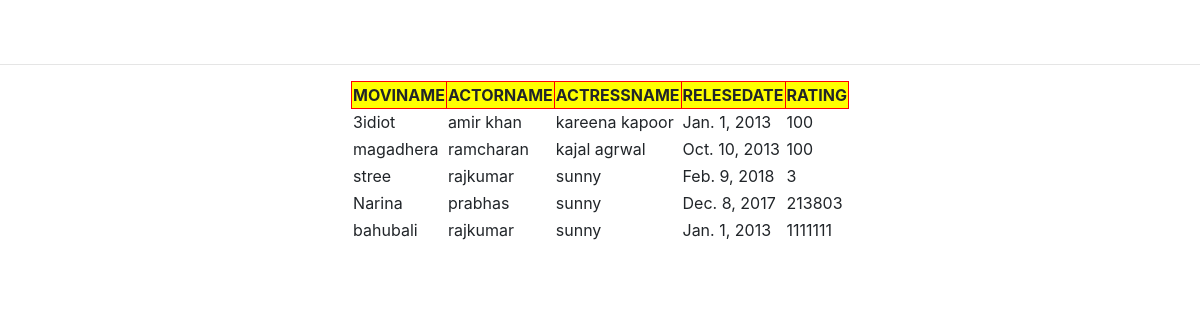
Page /list/ on the committed database.
### moviesApp/models.py (models this page shows)
class AddMoviesModel(models.Model):
    movieName=models.CharField(max_length=100)
    actorName=models.CharField(max_length=100)
    actressName=models.CharField(max_length=100)
    releaseDate=models.DateField()
    rating=models.IntegerField()

### moviesApp/views.py (the view)
# urls.py: url(r'^list/',views.listViews),
def listViews(request):
    list=AddMoviesModel.objects.all()
    return render(request,'moviesApp/list.html',{'list':list})

### templates/moviesApp/list.html (shortened to what this page needs)
<!DOCTYPE html>
{% load staticfiles%}
<html>
  <head>
    <link rel="stylesheet" href="https://stackpath.bootstrapcdn.com/bootstrap/4.1.3/css/bootstrap.min.css">
    <link rel="stylesheet" href="{% static "css/list.css"%}">
  </head>
  <body>
    <h1 align="center">MOVIES INFO  TABLE</h1>
    <hr>
    {% if list %}
    <div class="container" align="center">
    <table>
      <th>MOVINAME</th>
      <th>ACTORNAME</th>
      <th>ACTRESSNAME</th>
      <th>RELESEDATE</th>
      <th>RATING</th>
{% for movi in list %}
<tr>
  <td>{{movi.movieName}}</td>
  <td>{{movi.actorName}}</td>
  <td>{{movi.actressName}}</td>
  <td>{{movi.releaseDate}}</td>
  <td>{{movi.rating}}</td>
</tr>
{% endfor %}
{% else%}
<h1>sorry not movies table in database </h1>
    </table>
{% endif %}
</div>
  </body>
</html>

### static/css/list.css (style rules this page uses)
body { background: url("https://images.unsplash.com/photo-1536133949900-f5a694c62836?ixlib=rb-0.3.5&ixid=eyJhcHBfaWQiOjEyMDd9&s=ca6c9acdd8ff1e4d3fcaff1c70214e70&auto=format&fit=crop&w=751&q=80"); background-repeat: no-repeat; background-size: cover; }
table th { background:yellow; border: 1px solid red; }
table td { border:1px solid white; }
h1 { color:white; }

### rows in the picture
AddMoviesModel: movieName "3idiot", actorName "amir khan", actressName "kareena kapoor", releaseDate "Jan. 1, 2013", rating "100"
AddMoviesModel: movieName "magadhera", actorName "ramcharan", actressName "kajal agrwal", releaseDate "Oct. 10, 2013", rating "100"
AddMoviesModel: movieName "stree", actorName "rajkumar", actressName "sunny", releaseDate "Feb. 9, 2018", rating "3"
AddMoviesModel: movieName "Narina", actorName "prabhas", actressName "sunny", releaseDate "Dec. 8, 2017", rating "213803"
AddMoviesModel: movieName "bahubali", actorName "rajkumar", actressName "sunny", releaseDate "Jan. 1, 2013", rating "1111111"
